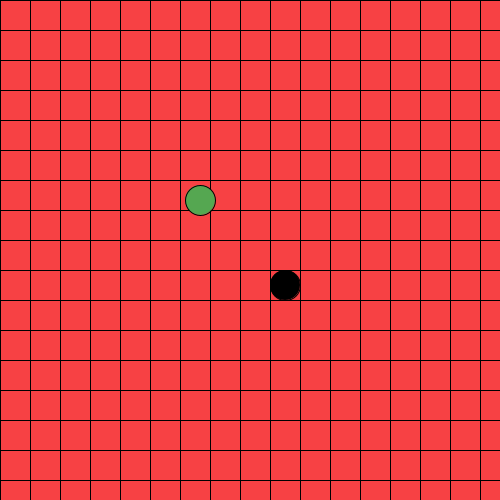
Frame 1 (no input)
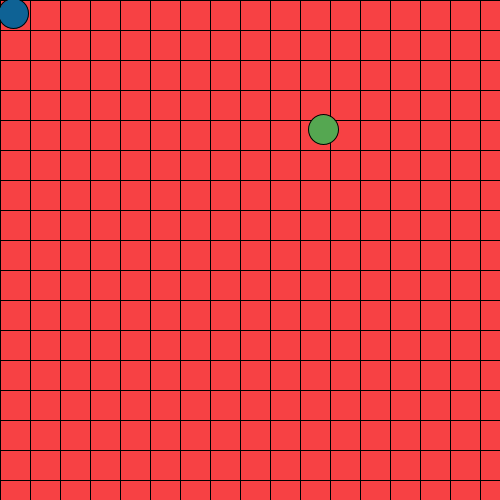
Frame 60 (the mouse pressed at the canvas centre just before this capture)
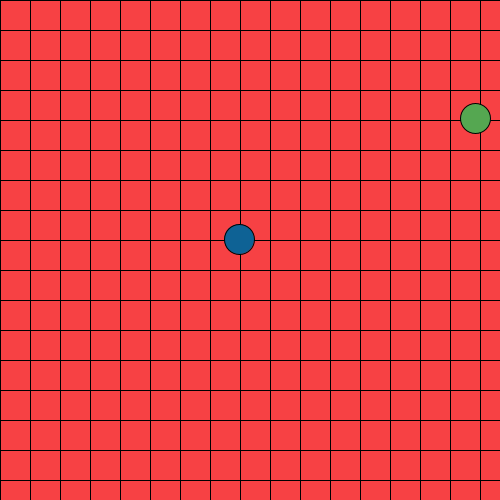
Frame 120 (the mouse held since frame 60 and released just before this capture)

The Processing sketch that drew these frames (run headless with seeded random() and noise(); from frame 60 on, the mouse is pressed at the canvas centre):

// Processing sketch: processing_130041
// ── processing_130041.pde

//if statements, for loops,

int timer = 0;
float fX = 200;
float fY = 200;
float eX = 250;
float eY = 250;
float pX = 300;
float pY = 300;
float easing = .05;
color pColor = color(#0E6295);

void setup () {
  size(500, 500);
  frameRate(24);
}

void draw () {
  background(0);
  bGround();
  food();
  player1();
  collisions();
}

void food() {
  //respawn
  timer++;
  if (timer >= 48) {
    fX = random(width);
    fY = random(height);
    timer = 0;
  }
  fill(#55A751);
  ellipse(fX, fY, 30, 30);
}

void player1() {
  float targetX = mouseX;
  float targetY = mouseY;
  pX += (targetX - pX) * easing;
  pY += (targetY - pY) * easing;
  fill(pColor);
  ellipse(pX, pY, 30, 30);
}

void collisions() {
  float pDist = dist(pX, pY, fX, fY);
  if (pDist <= 30) {
    pColor = color(#9B251B);
  }
  else {
    pColor = color(#0E6295);
  }
}

void bGround() {
  for (int i = 0; i < width; i += 30) {
    for (int j = 0; j < height; j += 30) {
      fill(#F74144);
      rect(i, j, 30, 30);
    }
  }
}
